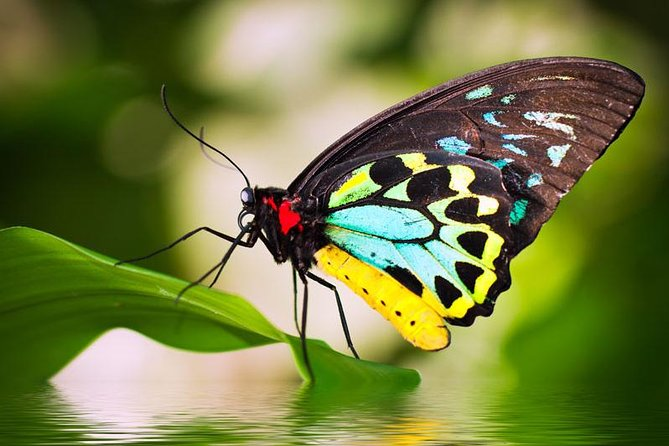
#> input picture image/fly2.jpg, 669 x 446 px
$ jupyter execute ImgP_2.ipynb
#> lines starting #> are read from the running program, lines starting #| are printed output that depends on the picture
[cell 1]
import cv2
import numpy as np
FILE_NAME = './image/fly2.jpg'
try:
    img = cv2.imread(FILE_NAME)
#> img is the input picture: shape (446, 669, 3); mean B, G, R 63.9, 122.1, 114
    (height, width) = img.shape[:2]
#> height = 446; width = 669
    #print(height, width)
    #resized and interpolation
    #ob = resize() with parameter src ,reducing to half on width then on heigtand interpolation
    res = cv2.resize(img, (int(width / 2), int(height / 2)), interpolation = cv2.INTER_CUBIC)
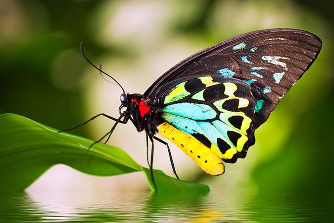
#> res: shape (223, 334, 3); mean B, G, R 63.9, 122.1, 113.9
    cv2.imwrite('result.jpg', res)
    cv2.imshow('image',img)
    cv2.imshow('result',res)
    k = cv2.waitKey()
#> (key Esc is pressed here)
    if k== 27:
        cv2.destroyAllWindows()

except IOError:
    print ('Error Readinf file')
    k = cv2.waitKey()
    if k== 27:
        cv2.destroyAllWindows()

[cell 2]
import cv2
import numpy as np

FILE_NAME = './image/fly2.jpg'
img = cv2.imread(FILE_NAME)
(rows, cols) = img.shape[:2]
#> rows = 446; cols = 669
#M = cv2.getRotationMatrix2D(center, theta, 1)
M = cv2.getRotationMatrix2D((cols / 2, rows / 2), 45, 1)

#rotated = cv2.warpAffine(image, M, (int(w), int(h)))
res = cv2.warpAffine(img, M, (cols, rows))
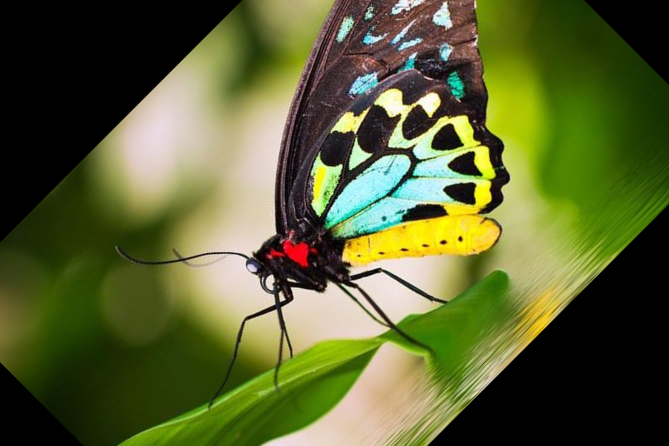
#> res: shape (446, 669, 3); mean B, G, R 50.1, 97.6, 90.3
cv2.imshow('result.jpg', res)

k = cv2.waitKey()
#> (key Esc is pressed here)
if k== 27:
    cv2.destroyAllWindows()

$ run again, with image/fly1.jpg copied over image/fly2.jpg
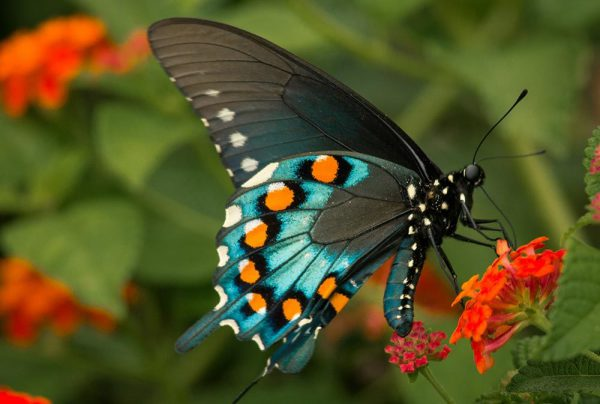
#> input picture image/fly1.jpg, 600 x 404 px
#> img is the input picture: shape (404, 600, 3); mean B, G, R 37, 82.6, 83.8
#> `res = cv2.resize(img, (int(width / 2), int(height / 2)), interpolation..`:
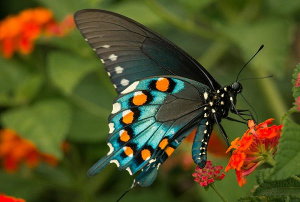
#> res: shape (202, 300, 3); mean B, G, R 37, 82.6, 83.8
#> `res = cv2.warpAffine(img, M, (cols, rows))`:
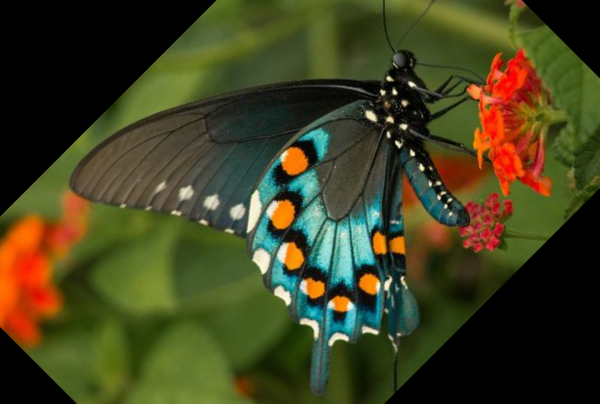
#> res: shape (404, 600, 3); mean B, G, R 31.5, 65, 65.4

$ run again, with image/fly3.jpg copied over image/fly2.jpg
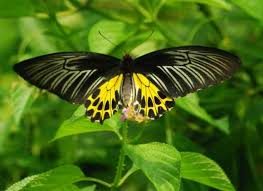
#> input picture image/fly3.jpg, 263 x 191 px
#> img is the input picture: shape (191, 263, 3); mean B, G, R 21.3, 106, 71
#> `res = cv2.resize(img, (int(width / 2), int(height / 2)), interpolation..`:
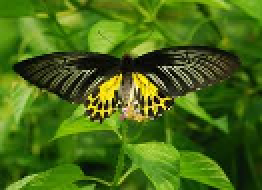
#> res: shape (95, 131, 3) (shown 2 times larger); mean B, G, R 21.4, 106.1, 71
#> `res = cv2.warpAffine(img, M, (cols, rows))`:
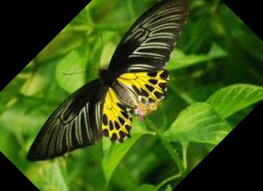
#> res: shape (191, 263, 3); mean B, G, R 18.6, 84.1, 58.5

$ run again, with image/cat1 (1).jpg copied over image/fly2.jpg
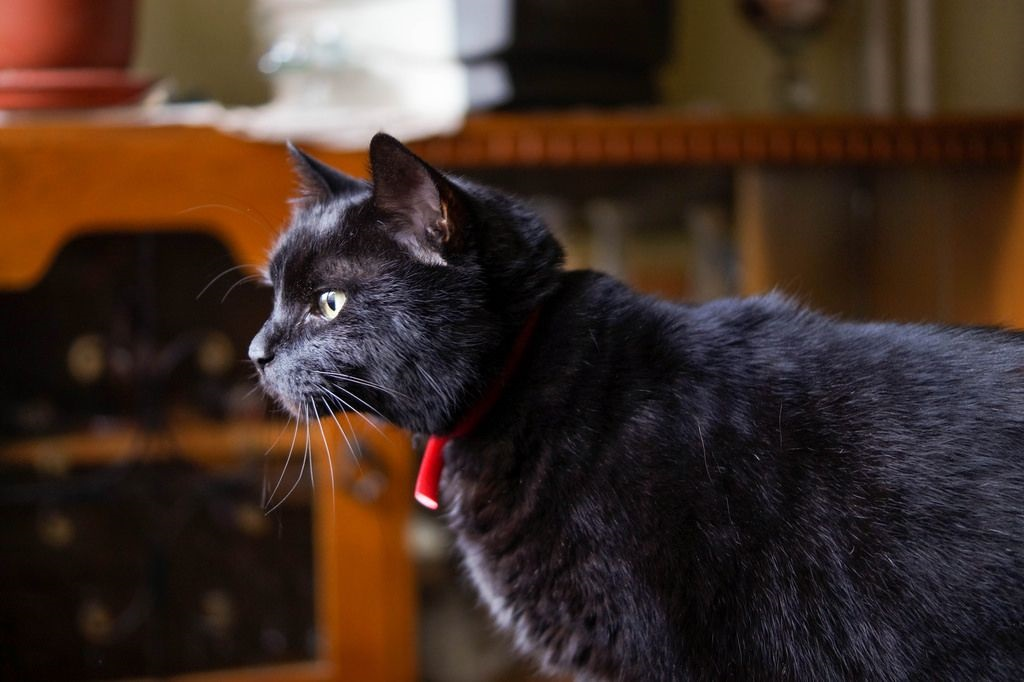
#> input picture image/cat1 (1).jpg, 1024 x 682 px
#> img is the input picture: shape (682, 1024, 3); mean B, G, R 37.5, 46.4, 64.8
#> `res = cv2.warpAffine(img, M, (cols, rows))`:
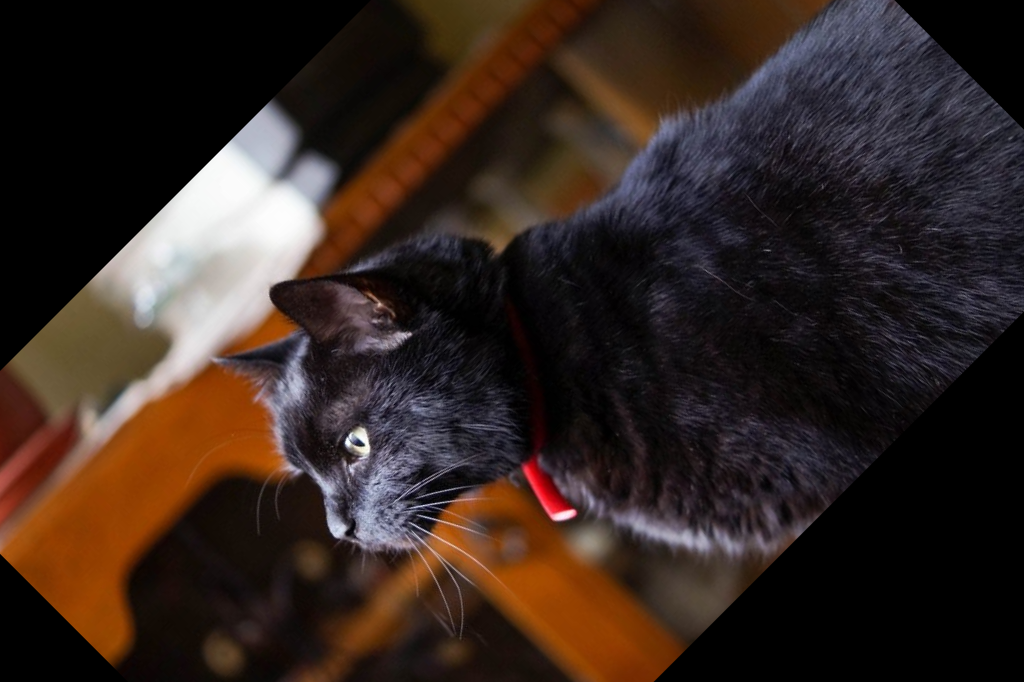
#> res: shape (682, 1024, 3); mean B, G, R 33.3, 39.2, 53.2
